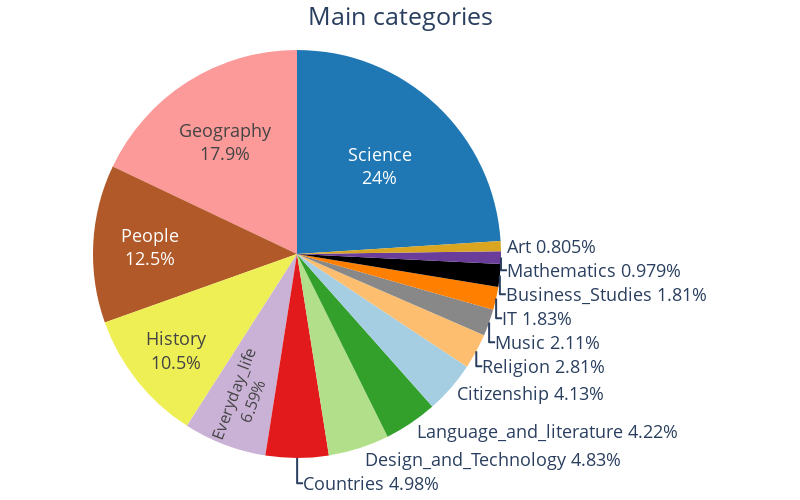

This figure's notebook cell:
### Code cell
flourish={"Art": "#4328e7",
          "Business_Studies": "#9654e5",
          "Citizenship": "#ff6283",
          "Countries": "#ff8800",
          "Religion": "#5b9b0f",
          "Design_and_Technology": "#ffc502",
          "Everyday_life": "#007d8e",
          "People": "#0095ff",
          "Language_and_literature": "#29dae4",
          "IT": "#88e99a",
          "History": "#019c00",
          "Mathematics": "#c11f1f",
          "Music": "#730000",
          "Geography": "#1aa7ee",
          "Science": "#e74fab"}

flourish={"Art": "#4328e7",
          "Business_Studies": "#9654e5",
          "Countries": "#ff6283",
          "Design_and_Technology": "#ff8800",
          "Religion": "#5b9b0f",
          "Everyday_life": "#ffc502",
          "Geography": "#007d8e",
          "People": "#0095ff",
          "Language_and_literature": "#29dae4",
          "IT": "#88e99a",
          "History": "#019c00",
          "Mathematics": "#c11f1f",
          "Music": "#730000",
          "Citizenship": "#1aa7ee",
          "Science": "#e74fab"}

fancy_palette = {"Art": "#daa520",
                 "Business_Studies": "#000000",
                 "Countries": "#e31a1c",
                 "Design_and_Technology": "#b2df8a",
                 "Religion": "#fdbf6f",
                 "Everyday_life": "#cab2d6",
                 "Geography": "#fb9a99",
                 "People": "#b15928",
                 "Language_and_literature": "#33a02c",
                 "IT": "#ff7f00",
                 "History": "#eeee55",
                 "Mathematics": "#6a3d9a",
                 "Music": "#888888",
                 "Citizenship": "#a6cee3",
                 "Science": "#1f78b4"}

counts = categories.main_category.value_counts()
categories['count'] = categories.main_category.apply(lambda x: counts.loc[x])
print([(c, 'inside') if counts.loc[c]/sum(counts)>0.05 else (c, 'outside') for c in categories.main_category.unique()])

fig = go.Figure(layout=go.Layout(width=800, height=500))

fig.add_trace(go.Pie(
                    labels=counts.index,
                    values=counts.values,
                    marker_colors=counts.index.map(fancy_palette).fillna("white"),
                    showlegend=False,
                    texttemplate=['%{label}<br>%{percent}' if counts.loc[c]/sum(counts)>0.05 else '%{label} %{percent}' for c in counts.index]
                    )
)            
        
fig.update_traces(textposition=['inside' if counts.loc[c]/sum(counts)>0.05 else 'outside' for c in counts.index], textinfo='percent+label')
fig.update_layout(font_size = 18,
                  title = dict({'text': f"Main categories", 'x': 0.5, 'xanchor': 'center'}),
                  margin=dict(l=20, r=20, t=50, b=20))
plotly_save_to_html(fig, 'pie_cat')

### Figure 1 — Plotly figure (JSON) as saved in the notebook; plotly's stock layout.template omitted (floating-point values rounded to 4 significant figures)
{"data": [{"labels": ["Science", "Geography", "People", "History", "Everyday_life", "Countries", "Design_and_Technology", "Language_and_literature", "Citizenship", "Religion", "Music", "IT", "Business_Studies", "Mathematics", "Art"], "marker": {"colors": ["#1f78b4", "#fb9a99", "#b15928", "#eeee55", "#cab2d6", "#e31a1c", "#b2df8a", "#33a02c", "#a6cee3", "#fdbf6f", "#888888", "#ff7f00", "#000000", "#6a3d9a", "#daa520"]}, "showlegend": false, "textinfo": "percent+label", "textposition": ["inside", "inside", "inside", "inside", "inside", "outside", "outside", "outside", "outside", "outside", "outside", "outside", "outside", "outside", "outside"], "texttemplate": ["%{label}<br>%{percent}", "%{label}<br>%{percent}", "%{label}<br>%{percent}", "%{label}<br>%{percent}", "%{label}<br>%{percent}", "%{label} %{percent}", "%{label} %{percent}", "%{label} %{percent}", "%{label} %{percent}", "%{label} %{percent}", "%{label} %{percent}", "%{label} %{percent}", "%{label} %{percent}", "%{label} %{percent}", "%{label} %{percent}"], "type": "pie", "values": [1103, 825, 575, 482, 303, 229, 222, 194, 190, 129, 97, 84, 83, 45, 37]}], "layout": {"font": {"size": 18}, "height": 500, "margin": {"b": 20, "l": 20, "r": 20, "t": 50}, "title": {"text": "Main categories", "x": 0.5, "xanchor": "center"}, "width": 800}}
